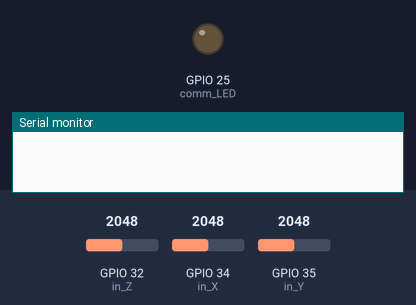
Bench run of a sketch on a simulated ESP32. Shown: output pins drawn as LEDs (lit = HIGH), the last lines printed to the serial monitor. The test bench sets the inputs (shaded band); at power-on: GPIO 32 (in_Z) = 2048, GPIO 34 (in_X) = 2048, GPIO 35 (in_Y) = 2048. WiFi joins after 1.5 s; servers stay silent unless stated.

Above: at 0.1 s.
At 1.5 s:
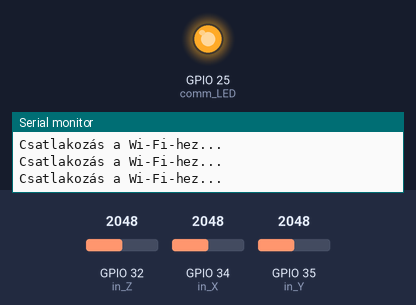
Timing chart, 0 to 3.0 s (numbered marks = the images above):
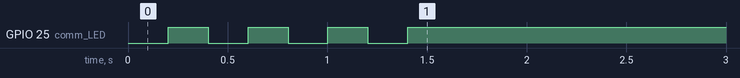

The sketch:

test_esp32_client.ino
```cpp
#include <WiFi.h>

// Wi-Fi AP adatok
const char* ssid = "ESP32-AccesPoint";
const char* password = "12345678";
const char* host = "192.168.4.1"; // Robot IP-address (AP)

//Initializing the WI-FI connection LED
const int comm_LED = 25;
//Initializing the xyz data for ADXL sensor
const int in_X = 34;
const int in_Y = 35;
const int in_Z = 32;

struct SensorData {
  int x;
  int y;
  int z;
};

WiFiClient client;


void setup() {
  //Serial communication
  Serial.begin(115200);

  //Initialize the ADXL sensor inputs
  pinMode(in_X, INPUT);
  pinMode(in_Y, INPUT);
  pinMode(in_Z, INPUT);

  //Initialize the WI-FI Communication LED
  pinMode(comm_LED, OUTPUT);

  // Connecting to the robot IP addres
  WiFi.begin(ssid, password);
  while (WiFi.status() != WL_CONNECTED) {
    digitalWrite(comm_LED,LOW);
    delay(200);
    digitalWrite(comm_LED,HIGH);
    delay(200);
    Serial.println("Csatlakozás a Wi-Fi-hez...");
  }
  Serial.println("Csatlakozva!");

  // If client is Conected to the robot host

  if (client.connect(host, 80)) {
    Serial.println("Csatlakozva a robot szerverhez.");
    digitalWrite(comm_LED,HIGH);

  } else {
    Serial.println("Nem sikerült csatlakozni.");
    digitalWrite(comm_LED,LOW);
  }
}

void loop() {
  //Read Data from ADXL sensor
  SensorData data;
  data.x = analogRead(in_X);
  data.y = analogRead(in_Y);
  data.z = analogRead(in_Z);

  // Scale the sensor data from 0-4095 to 0-20
  int scaledX = map(data.x, 0, 4095, 0, 50);
  int scaledY = map(data.y, 0, 4095, 0, 50);
  int scaledZ = map(data.z, 0, 4095, 0, 50);


  // If connection is alive send data to host
  if (client.connected()) {
    String data_to_send = String(scaledX) + "," + String(scaledY) + "," + String(scaledZ);
    client.println(data_to_send);
    Serial.println("Küldött adat: " + data_to_send);

}else{
  // If connection is lost, reconect
    Serial.println("Kapcsolat megszakadt, újracsatlakozás...");
    if (client.connect(host, 80)) {
      Serial.println("Újracsatlakozva a szerverhez.");
      digitalWrite(comm_LED, HIGH);
    } else {
      digitalWrite(comm_LED, LOW);
    }
  }

  delay(100);

}
```
